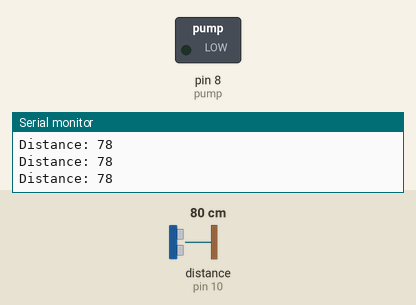
Simulated run of this sketch. Board: Arduino Uno, built with avr-gcc and run on an emulated ATmega328P. On the bench: switched loads named in the sketch (green lamp = pin HIGH), the last lines printed to the serial monitor. Wiring (inferred from the names in the program): ultrasonic range finder: trigger pin 9; echo pin 10. Dashed ring = blinking. Inputs (shaded band) come from the test bench; at power-on: distance to the obstacle (sensor on pin 10) 80 cm. The echo pulse lasts 58.3 µs per cm; pins used as bus, display or sensor lines are not drawn.

Above: at 1.2 s.
1.3 s: distance to the obstacle (sensor on pin 10) set to 12 cm
2.8 s: distance to the obstacle (sensor on pin 10) set to 9 cm
At 3.2 s:
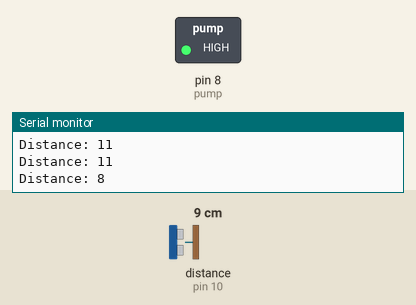
5.8 s: distance to the obstacle (sensor on pin 10) set to 250 cm
At 6.7 s:
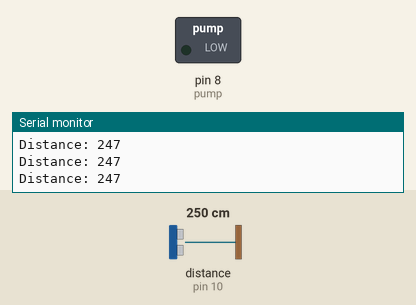
7.3 s: distance to the obstacle (sensor on pin 10) set to 2 cm
At 7.7 s:
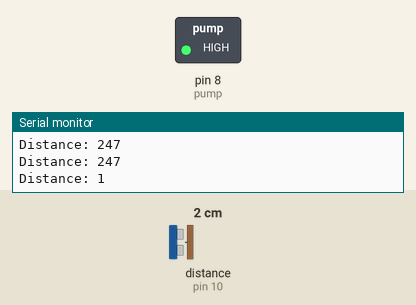
Timing chart, 0 to 11.3 s (numbered marks = the images above; inputs shaded):
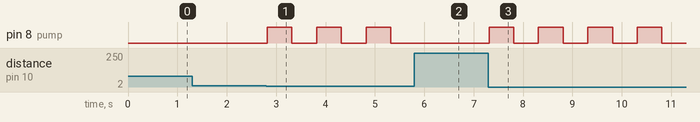

Measured:
- the behaviour switches between 11 and 10 cm on distance to the obstacle (sensor on pin 10) (found by bisection; images 0 and 1)
- after the input at 2.8 s, pin 8 (pump): alternates HIGH for 0.50 s and LOW for 0.50 s, starting at once
- after the input at 5.8 s, pin 8 (pump): stays LOW (without the input it goes to HIGH after 0.02 s)
- after the input at 7.3 s, pin 8 (pump): alternates HIGH for 0.50 s and LOW for 0.50 s, starting at once

The sketch:

sketch_jul28a.ino
```cpp
/* Automated Sanitization*/

/* Author Newton Kelvin*/


// defines pins numbers
const int trigPin = 9;
const int echoPin = 10;
int pump = 8;
// defines variables
long duration;
int distance;
void setup() {
pinMode(trigPin, OUTPUT); // Sets the trigPin as an Output
pinMode(echoPin, INPUT); // Sets the echoPin as an Input
Serial.begin(9600); // Starts the serial communication
pinMode(pump, OUTPUT); // Set output high
}
void loop()
{
  measure_distance();
  if (distance < 10)
  {
    digitalWrite(pump, HIGH);
    delay(500);
    digitalWrite(pump, LOW);
    delay(500);

  }
}
void measure_distance()
{
  // Clears the trigPin
digitalWrite(trigPin, LOW);
delayMicroseconds(2);
// Sets the trigPin on HIGH state for 10 micro seconds
digitalWrite(trigPin, HIGH);
delayMicroseconds(10);
digitalWrite(trigPin, LOW);
// Reads the echoPin, returns the sound wave travel time in microseconds
duration = pulseIn(echoPin, HIGH);
// Calculating the distance
distance= duration*0.034/2;
// Prints the distance on the Serial Monitor
Serial.print("Distance: ");
Serial.println(distance);
}
```
